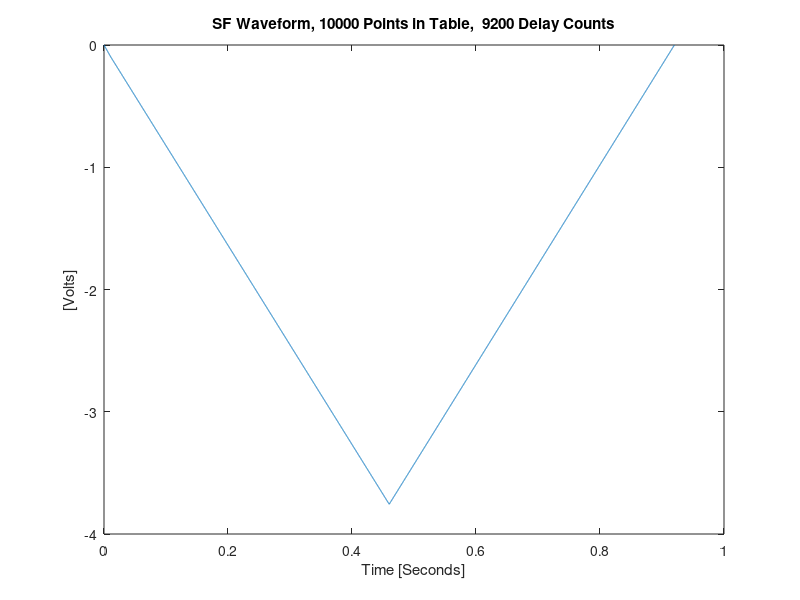

Source code (MATLAB):
function setboosterrampsf(T, Waveform, TableName, egul, eguf)
%SETBOOSTERRAMPSF - Set the booster SF ramp table
%  setboosterrampsf(T, Waveform, TableName, egul, eguf)
%  setboosterrampsf('Zero') -> Zero the SF table
%  setboosterrampsf('Off') -> Disable SF & SD ramping
%  setboosterrampsf('On')  -> Enable  SF & SD ramping
%  
%  INPUTS
%  1. T         - Time period for the Waveform [seconds]
%                 The maximum period for a 10,000 point table is
%                 2^15*10000*10e-9 = 3.2768 seconds
%  2. Waveform  - SF waveform relative to egul, eguf
%  3. TableName - Optional input to specify a table name [string] 
%  4. egul      - Lower voltage minimum {Default: -6} 
%  5. eguf      - Upper voltage maximum {Default:  6} 
%
%  NOTES
%  1. Calls rampgentableload.c which in turn call the subroutine 
%     rampgenTableLoad.  mex rampgentableload.c will recompile both.
%
%  See also setboosterrampsd, setboosterramprf

%  Written by Greg Portmann


if nargin < 1
    % Time period of the ramp [seconds]
%    T =  .8;  % 1 second ramp period
    T =  .92;  % 1 second ramp period
    % T = 1.6;  % 2 second ramp period
end


% String commands
if ischar(T)
    if any(strcmpi(T, {'Zero','Zeros','Stop'}))
        setboosterrampsf(.8, zeros(1,10000), 'Zero table set by Matlab', -6, 6);
    elseif strcmpi(T, 'Off')
        setpv('B0102-5:ENABLE_RAMP', 0);
        setpv('B0202-5:ENABLE_RAMP', 0);
        setpv('B0302-5:ENABLE_RAMP', 0);
        setpv('B0402-5:ENABLE_RAMP', 0);
        fprintf('   Ramping for SF & SD disabled.\n');
    elseif strcmpi(T, 'On')
        setpv('B0102-5:ENABLE_RAMP', 1);
        setpv('B0202-5:ENABLE_RAMP', 1);
        setpv('B0302-5:ENABLE_RAMP', 1);
        setpv('B0402-5:ENABLE_RAMP', 1);
        fprintf('   Ramping for SF & SD enabled.\n');
    else
        error('Unknown command');
    end
    return;
end


if nargin < 2
    Npts = 10000;
else
    Npts = length(Waveform);
end

if nargin < 3
    TableName = sprintf('SF Table from Matlab (%s)', computer);
end

if nargin < 4
    egul = -6;  % Reversed for the sign issue???
end

if nargin < 5
    eguf = 6;
end

% if nargin < 6
%     % b0101-1.als.lbl.gov for HCM1-2
%     % b0101-3.als.lbl.gov for VCM1-2
%     % b0102-3.als.lbl.gov for HCM2-3
%     % b0102-5.als.lbl.gov for VCM2-3
%     % li14-40.als.lbl.gov for RF
%     % B0102-5.als.lbl.gov for SF
%     % B0102-5.als.lbl.gov for SD
%     IOCName = 'B0102-5.als.lbl.gov';
% end
% 0 for SF
% 1 for SD
Channel = 0;


% Sample period = Ndelay*10 nanosecond
% Ndalay must be an integer < 2^15
Ndelay = T / Npts / 10e-9;

if abs(round(Ndelay) - Ndelay) > 1e-10
    % Only warn on small issues, not really small issues.
    fprintf('   Rounding the number of 10 nsec delay steps to an integer.\n');
end
Ndelay = round(Ndelay);

if Ndelay > (2^15 - 500)   % The 500 is just some margin
    error('The number of delay counts between table points is too large, %d, (greater than 2^15)', Ndelay);
end
    

% Make a table
t = linspace(0, T, Npts);


% For testing
if nargin < 2
    %Amp = .25;    % Amplitude/2 in volts
    %Waveform = Amp - Amp * chirp(t, 8/T/10, 1, 8/T);
    
    %Amp = 10;  % Volts
    %Waveform = Amp * triang(Npts);

    DC = -.51*6*28/800;
%    DC = -.51*6*34/800;
    % DC = -.51*6*55/800;

    %    Peak = -.51*6*610/800;
    if T == 0.92
        Peak = -.51*6*982/800;
    else
        Peak = -.51*6*671/800;
    end

    if T==0.92
        i1 = find(t<0.012);
    elseif T>1.0
%        i1 = find(t<.046);
        i1 = find(t<(.046/1.1));
    else
        i1 = find(t<.020);
    end
    i2 = find(t<T/2);
    
    % Previously we needed a minus sign for DAC inversion in the IOC????
    Waveform = [linspace(0,DC,length(i1)) linspace(0,Peak-DC,length(i2)-length(i1))+DC linspace(Peak,0,length(i2))];
end


% Offset
%Waveform = Waveform + 1;


% Force the last point in the table to zero.
% The last point is held even if the ramp is disabled
%Waveform(end) = 0;


%size(t)
%size(Waveform)

% Plot
plot(t, Waveform);
xlabel('Time [Seconds]');
ylabel('[Volts]');
title(sprintf('SF Waveform, %d Points in Table,  %d Delay Counts', Npts, Ndelay));


% Last chance to say no
tmp = questdlg('Change the booster SF ramp table?','setboosterrampsf','Yes','No','No');
if ~strcmpi(tmp,'Yes')
    fprintf('   No change made to booster SF ramp table.\n');
    return
end


OnFlag = getpv('SF', 'On');
if any(OnFlag==0)
    tmp = questdlg({'At least one of booster SF is not on','Should I turn them on now?'},'setboosterrampsf','Yes','No','No');
    if strcmpi(tmp,'Yes')
        setpv('SF', 'EnableRamp', 0);  % Disable the ramp before turning on or it could glitch
        setpv('SF', 'Setpoint',  0);
        setpv('SF', 'OnControl', 1);
        pause(3);
    else
        fprintf('   No change made to booster SF ramp table.\n');
        return
    end
end


%%%%%%%%%%%%%%
% Initialize %
%%%%%%%%%%%%%%

% Disable the ramp so that the number of points can be changed and the DAC can be enabled
% Note: this disables SF & SD
% setpv('SF', 'EnableRamp', 1);
setpv('B0102-5:ENABLE_RAMP', 0);
setpv('B0202-5:ENABLE_RAMP', 0);
setpv('B0302-5:ENABLE_RAMP', 0);
setpv('B0402-5:ENABLE_RAMP', 0);
%pause(.25);
pause(2.25);


% Enable the DAC 
% Note: DAC can only be enable/disable if the ramping is off
% setpv('Sf', 'EnableDAC', 1);
setpv('BR1_____SF___REBC00', 1);
setpv('BR2_____SF___REBC00', 1);
setpv('BR3_____SF___REBC00', 1);
setpv('BR4_____SF___REBC00', 1);


% Set the gain
% setpv('SF', 'Gain', 1);
setpv('BR1_____SF___GNAC00', 0.5);
setpv('BR2_____SF___GNAC00', 0.5);
setpv('BR3_____SF___GNAC00', 0.5);
setpv('BR4_____SF___GNAC00', 0.5);


% The the number of points
% Ramping must be off before changing the length of the table
setpv('B0102-5:SET_TABLE_LEN', Npts);
setpv('B0202-5:SET_TABLE_LEN', Npts);
setpv('B0302-5:SET_TABLE_LEN', Npts);
setpv('B0402-5:SET_TABLE_LEN', Npts);


% Number of delay steps between points
% This take effect immediately!
setpv('B0102-5:SET_TABLE_DELAY', Ndelay);
setpv('B0202-5:SET_TABLE_DELAY', Ndelay);
setpv('B0302-5:SET_TABLE_DELAY', Ndelay);
setpv('B0402-5:SET_TABLE_DELAY', Ndelay);


% Enable the ramping
setpv('B0102-5:ENABLE_RAMP', 1);
setpv('B0202-5:ENABLE_RAMP', 1);
setpv('B0302-5:ENABLE_RAMP', 1);
setpv('B0402-5:ENABLE_RAMP', 1);


%%%%%%%%%%%%%%%%%%%%%%%%% 
% Set the SF ramp table %
%%%%%%%%%%%%%%%%%%%%%%%%%
Waveform= -2*Waveform;

%pause(2.25);

% Should look for error and not swap
rampgentableload(Waveform, 'B0102-5', Channel, TableName, egul, eguf)
rampgentableload(Waveform, 'B0202-5', Channel, TableName, egul, eguf)
rampgentableload(Waveform, 'B0302-5', Channel, TableName, egul, eguf)
rampgentableload(Waveform, 'B0402-5', Channel, TableName, egul, eguf)


% Swap the tables
setpv('B0102-5:SWAP_TABLE', 1);
pause(1);
setpv('B0202-5:SWAP_TABLE', 1);
pause(1);
setpv('B0302-5:SWAP_TABLE', 1);
pause(1);
setpv('B0402-5:SWAP_TABLE', 1);
pause(1);
%pause(.5);


% Check the final states
fprintf('   BR1_____SF___REBC00     = %d\n', getpv('BR1_____SF___REBC00'));
fprintf('   BR1_____SF___REBM00     = %d\n', getpv('BR1_____SF___REBM00'));
fprintf('   BR1_____SF___GNAC00     = %d\n', getpv('BR1_____SF___GNAC00'));
fprintf('   BR2_____SF___REBC00     = %d\n', getpv('BR2_____SF___REBC00'));
fprintf('   BR2_____SF___REBM00     = %d\n', getpv('BR2_____SF___REBM00'));
fprintf('   BR2_____SF___GNAC00     = %d\n', getpv('BR2_____SF___GNAC00'));
fprintf('   BR3_____SF___REBC00     = %d\n', getpv('BR3_____SF___REBC00'));
fprintf('   BR3_____SF___REBM00     = %d\n', getpv('BR3_____SF___REBM00'));
fprintf('   BR3_____SF___GNAC00     = %d\n', getpv('BR3_____SF___GNAC00'));
fprintf('   BR4_____SF___REBC00     = %d\n', getpv('BR4_____SF___REBC00'));
fprintf('   BR4_____SF___REBM00     = %d\n', getpv('BR4_____SF___REBM00'));
fprintf('   BR4_____SF___GNAC00     = %d\n', getpv('BR4_____SF___GNAC00'));

fprintf('   B0102-5:ENABLE_RAMP     = %d\n', getpv('B0102-5:ENABLE_RAMP'));
fprintf('   B0202-5:ENABLE_RAMP     = %d\n', getpv('B0202-5:ENABLE_RAMP'));
fprintf('   B0302-5:ENABLE_RAMP     = %d\n', getpv('B0302-5:ENABLE_RAMP'));
fprintf('   B0402-5:ENABLE_RAMP     = %d\n', getpv('B0402-5:ENABLE_RAMP'));

fprintf('   B0102-5:SET_TABLE_LEN   = %d\n', getpv('B0102-5:SET_TABLE_LEN'));
fprintf('   B0202-5:SET_TABLE_LEN   = %d\n', getpv('B0202-5:SET_TABLE_LEN'));
fprintf('   B0302-5:SET_TABLE_LEN   = %d\n', getpv('B0302-5:SET_TABLE_LEN'));
fprintf('   B0402-5:SET_TABLE_LEN   = %d\n', getpv('B0402-5:SET_TABLE_LEN'));

fprintf('   B0102-5:SET_TABLE_DELAY = %d\n', getpv('B0102-5:SET_TABLE_DELAY'));
fprintf('   B0202-5:SET_TABLE_DELAY = %d\n', getpv('B0202-5:SET_TABLE_DELAY'));
fprintf('   B0302-5:SET_TABLE_DELAY = %d\n', getpv('B0302-5:SET_TABLE_DELAY'));
fprintf('   B0402-5:SET_TABLE_DELAY = %d\n', getpv('B0402-5:SET_TABLE_DELAY'));

fprintf('   B0102-5:SWAP_TABLE      = %d\n', getpv('B0102-5:SWAP_TABLE'));
fprintf('   B0202-5:SWAP_TABLE      = %d\n', getpv('B0202-5:SWAP_TABLE'));
fprintf('   B0302-5:SWAP_TABLE      = %d\n', getpv('B0302-5:SWAP_TABLE'));
fprintf('   B0402-5:SWAP_TABLE      = %d\n', getpv('B0402-5:SWAP_TABLE'));


